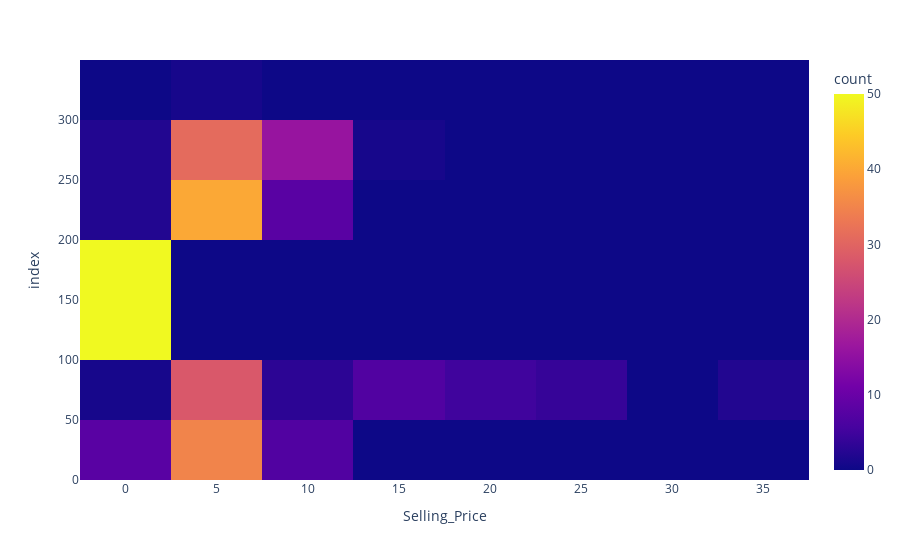

Source (notebook cell):
### Code cell
px.density_heatmap(data_frame=df,x="Selling_Price")

### Figure 1 — Plotly figure (JSON) as saved in the notebook; plotly's stock layout.template omitted (floating-point values rounded to 4 significant figures; data arrays with more than 128 entries replaced by an {"elided": "..."} marker saying what was removed)
{"data": [{"coloraxis": "coloraxis", "hovertemplate": "Selling_Price=%{x}<br>index=%{y}<br>count=%{z}<extra></extra>", "name": "", "x": {"elided": "301 float values"}, "xaxis": "x", "xbingroup": "x", "y": {"elided": "301 int values"}, "yaxis": "y", "ybingroup": "y", "type": "histogram2d"}], "layout": {"xaxis": {"anchor": "y", "domain": [0.0, 1.0], "title": {"text": "Selling_Price"}}, "yaxis": {"anchor": "x", "domain": [0.0, 1.0], "title": {"text": "index"}}, "coloraxis": {"colorbar": {"title": {"text": "count"}}, "colorscale": [[0.0, "#0d0887"], [0.1111, "#46039f"], [0.2222, "#7201a8"], [0.3333, "#9c179e"], [0.4444, "#bd3786"], [0.5556, "#d8576b"], [0.6667, "#ed7953"], [0.7778, "#fb9f3a"], [0.8889, "#fdca26"], [1.0, "#f0f921"]]}, "legend": {"tracegroupgap": 0}, "margin": {"t": 60}}}
